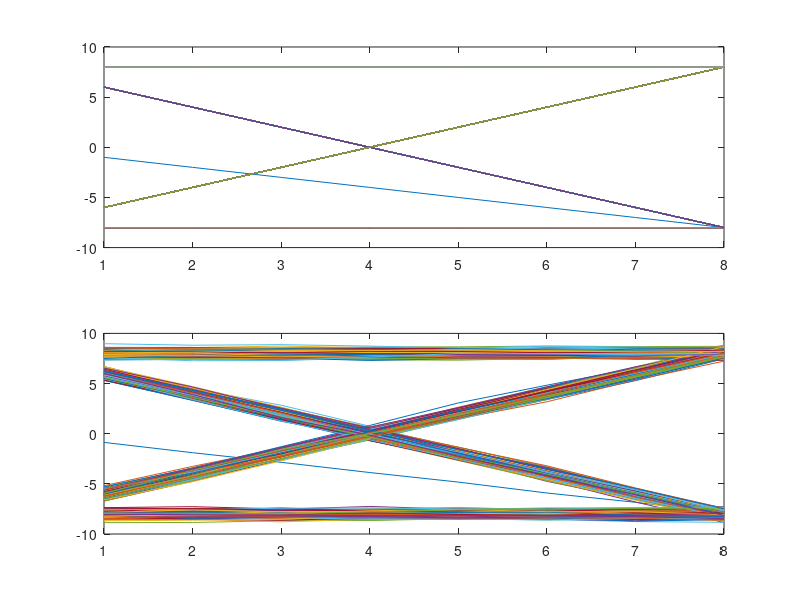
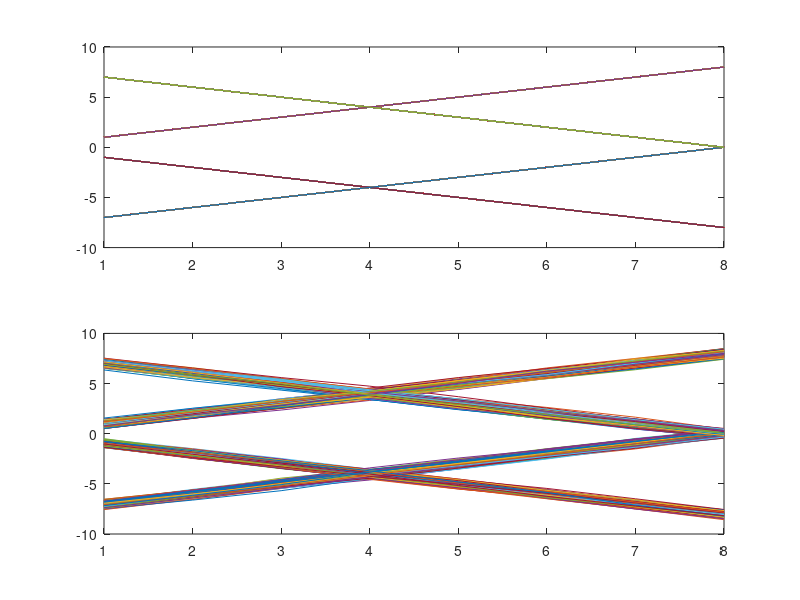
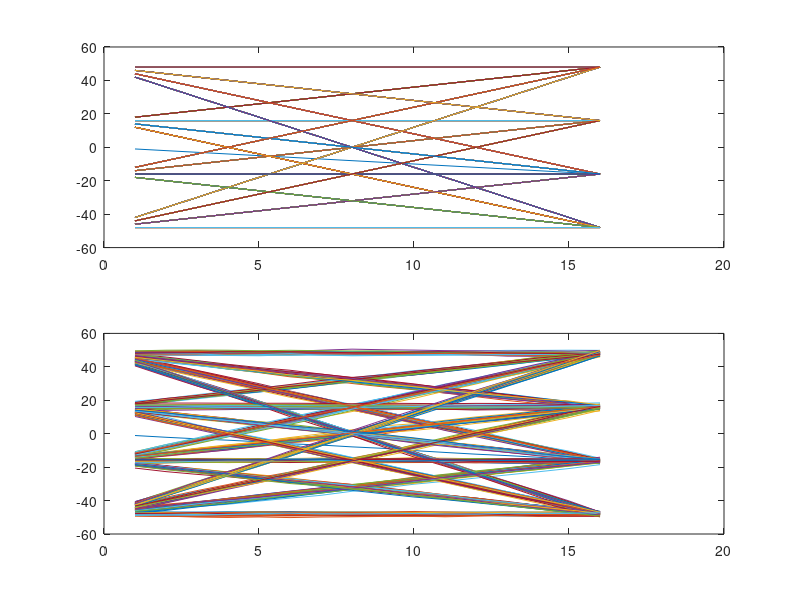

Recreate these plots in MATLAB, in order.
%%%%%%%%%%%%%%%%%%%%%%%%%%%%%%%
%   Partie 3.1 Telecom
%%%%%%%%%%%%%%%%%%%%%%%%%%%%%%%

clear all;
close all;

% Constantes 
N = 1000;     % nombre d'échantillons
Fe = 24000;  % fréquence échantillonnage (Hz)
Te = 1/Fe;   % pèriode d'échantillonnage (s)
Rb = 3000;   % débit binaire (bits/s)
Tb = 1/Rb;   % pèriode binaire (bits)
bits = randi([0,1],1,N); % générer bits aléatoires
EbsurN0 = 500;


%% Chaine 1
% Mapping : Symboles binaires à moyenne nulle
% Filtre de mise en forme de réponse impulsionnelle rectangulaire de hauteur 1 et de durée égale à
% la période symbole.
n = 1;
Ts = n*Tb;   % pèriode symbole
Ns = floor(Ts/Te);  % facteur de suréchantillonnage

% Filtrage
figure
subplot(2,1,1)
temps1 = linspace(0, Te*(Ns*N-1), Ns*N);
symboles = 2*bits - ones(size(bits));
sign_dirac = kron(symboles, [1, zeros(1,Ns-1)]);
h = ones(1,Ns);  % filtre
sign_filtre1 = filter(h,1,sign_dirac);
sign_filtre1b = filter(h,1,sign_filtre1);
% eyediagram(sign_filtre1b(Ns+1:end), 2 * Ns, 2 * Ns, Ns - 1);
plot(reshape(sign_filtre1b,Ns,length(sign_filtre1b)/Ns)); hold off;

subplot(2,1,2)
Px = mean(abs(sign_filtre1).^2);
sigma = sqrt((Px*Ns)/(2*n*EbsurN0));
bruit=sigma*randn(1, length(sign_filtre1));
sign_bruit1 = sign_filtre1 + bruit;
sign_bruit1b = filter(h,1,sign_bruit1);
plot(reshape(sign_bruit1b,Ns,length(sign_bruit1b)/Ns)); hold off;



%% Chaine 2
% Mapping : Symboles binaires à moyenne nulle
% Filtre de mise en forme de réponse impulsionnelle rectangulaire de hauteur 1 et de durée égale à
% la moitié de la période symbole.
n = 1;
Ts = n*Tb;   % pèriode symbole
Ns = floor(Ts/Te);  % facteur de suréchantillonnage

% Filtrage
figure
subplot(2,1,1)
temps2 = linspace(0, Te*(Ns*N-1), 2*Ns*N);
symboles = 2*bits - ones(size(bits));
sign_dirac = kron(symboles, [1, zeros(1,2*Ns-1)]);
h = ones(1,Ns);  % filtre
sign_filtre2 = filter(h,1,sign_dirac);
sign_filtre2b = filter(h,1,sign_filtre2);
% eyediagram(sign_filtre2b(Ns+1:end), 2 * Ns, 2 * Ns, Ns - 1);
plot(reshape(sign_filtre2b,Ns,length(sign_filtre2b)/Ns)); hold off;

subplot(2,1,2)
Px = mean(abs(sign_filtre2).^2);
sigma = sqrt((Px*Ns)/(2*n*EbsurN0));
bruit=sigma*randn(1, length(sign_filtre2));
sign_bruit2 = sign_filtre2 + bruit;
sign_bruit2b = filter(h,1,sign_bruit2);
plot(reshape(sign_bruit2b,Ns,length(sign_bruit2b)/Ns)); hold off;

%% Chaine 3
% Mapping : Symboles 4-aires à moyenne nulle
% Filtre de mise en forme de réponse impulsionnelle rectangulaire de hauteur 1 et de durée égale à
% la période symbole.
n = 2;
Ts = n*Tb;   % pèriode symbole
Ns = floor(Ts/Te);  % facteur de suréchantillonnage

% Filtrage
figure
subplot(2,1,1)
temps3 = linspace(0, Te*(Ns*N-1), Ns*N);
mapping = [-3, -1, 3, 1];
symboles_binaire = reshape(bits, 2, []);
symboles_decimal = symboles_binaire(1,:) * 2 + symboles_binaire(2,:) + 1;
symboles = mapping(symboles_decimal);
sign_dirac = kron(symboles, [1, zeros(1,Ns-1)]);
h = ones(1,Ns);  % filtre
sign_filtre3 = filter(h,1,sign_dirac);
sign_filtre3b = filter(h,1,sign_filtre3);
% eyediagram(sign_filtre3b(Ns+1:end), 2 * Ns, 2 * Ns, Ns - 1);
plot(reshape(sign_filtre3b,Ns,length(sign_filtre3b)/Ns)); hold off;

subplot(2,1,2)
Px = mean(abs(sign_filtre3).^2);
sigma = sqrt((Px*Ns)/(2*n*EbsurN0));
bruit=sigma*randn(1, length(sign_filtre3));
sign_bruit3 = sign_filtre3 + bruit;
sign_bruit3b = filter(h,1,sign_bruit3);
plot(reshape(sign_bruit3b,Ns,length(sign_bruit3b)/Ns)); hold off;
